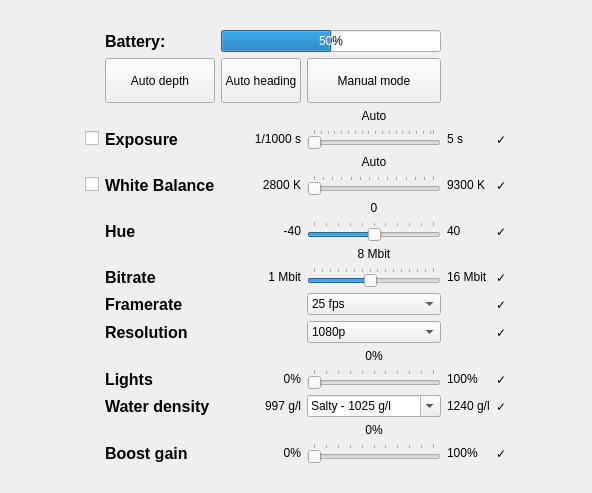
<?xml version="1.0" encoding="UTF-8"?>
<ui version="4.0">
 <class>Form</class>
 <widget class="QWidget" name="Form">
  <property name="geometry">
   <rect>
    <x>0</x>
    <y>0</y>
    <width>592</width>
    <height>493</height>
   </rect>
  </property>
  <property name="windowTitle">
   <string>Form</string>
  </property>
  <layout class="QGridLayout" name="gridLayout">
   <item row="12" column="4">
    <widget class="QLabel" name="bitrateSliderValueLabel">
     <property name="text">
      <string>8 Mbit</string>
     </property>
     <property name="alignment">
      <set>Qt::AlignCenter</set>
     </property>
    </widget>
   </item>
   <item row="9" column="2">
    <widget class="QLabel" name="label_2">
     <property name="font">
      <font>
       <pointsize>12</pointsize>
       <weight>75</weight>
       <bold>true</bold>
      </font>
     </property>
     <property name="text">
      <string>White Balance</string>
     </property>
    </widget>
   </item>
   <item row="15" column="2">
    <widget class="QLabel" name="label_25">
     <property name="font">
      <font>
       <pointsize>12</pointsize>
       <weight>75</weight>
       <bold>true</bold>
      </font>
     </property>
     <property name="text">
      <string>Resolution</string>
     </property>
    </widget>
   </item>
   <item row="14" column="4">
    <widget class="QComboBox" name="framerateComboBox">
     <property name="currentText">
      <string>25 fps</string>
     </property>
     <item>
      <property name="text">
       <string>25 fps</string>
      </property>
     </item>
     <item>
      <property name="text">
       <string>30 fps</string>
      </property>
     </item>
    </widget>
   </item>
   <item row="10" column="4">
    <widget class="QLabel" name="hueSliderValueLabel">
     <property name="text">
      <string>0</string>
     </property>
     <property name="alignment">
      <set>Qt::AlignCenter</set>
     </property>
    </widget>
   </item>
   <item row="19" column="3">
    <widget class="QLabel" name="label_23">
     <property name="text">
      <string>997 g/l</string>
     </property>
     <property name="alignment">
      <set>Qt::AlignRight|Qt::AlignTrailing|Qt::AlignVCenter</set>
     </property>
    </widget>
   </item>
   <item row="9" column="7">
    <spacer name="horizontalSpacer_2">
     <property name="orientation">
      <enum>Qt::Horizontal</enum>
     </property>
     <property name="sizeHint" stdset="0">
      <size>
       <width>40</width>
       <height>20</height>
      </size>
     </property>
    </spacer>
   </item>
   <item row="6" column="1">
    <widget class="QCheckBox" name="exposureEnableCheckBox">
     <property name="text">
      <string/>
     </property>
    </widget>
   </item>
   <item row="21" column="2">
    <widget class="QLabel" name="label_14">
     <property name="font">
      <font>
       <pointsize>12</pointsize>
       <weight>75</weight>
       <bold>true</bold>
      </font>
     </property>
     <property name="text">
      <string>Boost gain</string>
     </property>
    </widget>
   </item>
   <item row="21" column="5">
    <widget class="QLabel" name="label_16">
     <property name="text">
      <string>100%</string>
     </property>
    </widget>
   </item>
   <item row="6" column="2">
    <widget class="QLabel" name="label">
     <property name="font">
      <font>
       <pointsize>12</pointsize>
       <weight>75</weight>
       <italic>false</italic>
       <bold>true</bold>
       <strikeout>false</strikeout>
       <kerning>true</kerning>
      </font>
     </property>
     <property name="text">
      <string>Exposure</string>
     </property>
    </widget>
   </item>
   <item row="11" column="4">
    <widget class="QSlider" name="hueSlider">
     <property name="minimum">
      <number>-10</number>
     </property>
     <property name="maximum">
      <number>10</number>
     </property>
     <property name="pageStep">
      <number>1</number>
     </property>
     <property name="orientation">
      <enum>Qt::Horizontal</enum>
     </property>
     <property name="tickPosition">
      <enum>QSlider::TicksAbove</enum>
     </property>
     <property name="tickInterval">
      <number>2</number>
     </property>
    </widget>
   </item>
   <item row="11" column="5">
    <widget class="QLabel" name="label_11">
     <property name="text">
      <string>40</string>
     </property>
    </widget>
   </item>
   <item row="21" column="6">
    <widget class="QLabel" name="boostSliderRealValueLabel">
     <property name="styleSheet">
      <string notr="true"/>
     </property>
     <property name="text">
      <string>✓</string>
     </property>
    </widget>
   </item>
   <item row="13" column="4">
    <widget class="QSlider" name="bitrateSlider">
     <property name="minimum">
      <number>1</number>
     </property>
     <property name="maximum">
      <number>16</number>
     </property>
     <property name="value">
      <number>8</number>
     </property>
     <property name="orientation">
      <enum>Qt::Horizontal</enum>
     </property>
     <property name="tickPosition">
      <enum>QSlider::TicksAbove</enum>
     </property>
     <property name="tickInterval">
      <number>1</number>
     </property>
    </widget>
   </item>
   <item row="11" column="6">
    <widget class="QLabel" name="hueSliderRealValueLabel">
     <property name="text">
      <string>✓</string>
     </property>
    </widget>
   </item>
   <item row="9" column="5">
    <widget class="QLabel" name="label_10">
     <property name="text">
      <string>9300 K</string>
     </property>
    </widget>
   </item>
   <item row="6" column="5">
    <widget class="QLabel" name="label_9">
     <property name="text">
      <string>5 s</string>
     </property>
    </widget>
   </item>
   <item row="13" column="3">
    <widget class="QLabel" name="label_8">
     <property name="layoutDirection">
      <enum>Qt::LeftToRight</enum>
     </property>
     <property name="text">
      <string>1 Mbit</string>
     </property>
     <property name="alignment">
      <set>Qt::AlignRight|Qt::AlignTrailing|Qt::AlignVCenter</set>
     </property>
    </widget>
   </item>
   <item row="9" column="1">
    <widget class="QCheckBox" name="whiteBalanceEnableCheckBox">
     <property name="text">
      <string/>
     </property>
    </widget>
   </item>
   <item row="15" column="4">
    <widget class="QComboBox" name="resolutionComboBox">
     <property name="currentText">
      <string>1080p</string>
     </property>
     <item>
      <property name="text">
       <string>1080p</string>
      </property>
     </item>
     <item>
      <property name="text">
       <string>720p</string>
      </property>
     </item>
    </widget>
   </item>
   <item row="15" column="6">
    <widget class="QLabel" name="resolutionComboBoxRealValueLabel">
     <property name="text">
      <string>✓</string>
     </property>
    </widget>
   </item>
   <item row="18" column="3">
    <widget class="QLabel" name="label_18">
     <property name="text">
      <string>0%</string>
     </property>
     <property name="alignment">
      <set>Qt::AlignRight|Qt::AlignTrailing|Qt::AlignVCenter</set>
     </property>
    </widget>
   </item>
   <item row="17" column="4">
    <widget class="QLabel" name="lightsSliderValueLabel">
     <property name="styleSheet">
      <string notr="true"/>
     </property>
     <property name="text">
      <string>0%</string>
     </property>
     <property name="alignment">
      <set>Qt::AlignCenter</set>
     </property>
    </widget>
   </item>
   <item row="19" column="2">
    <widget class="QLabel" name="label_13">
     <property name="font">
      <font>
       <pointsize>12</pointsize>
       <weight>75</weight>
       <bold>true</bold>
      </font>
     </property>
     <property name="text">
      <string>Water density</string>
     </property>
    </widget>
   </item>
   <item row="19" column="4">
    <widget class="QComboBox" name="waterDensityComboBox">
     <property name="inputMethodHints">
      <set>Qt::ImhDigitsOnly|Qt::ImhFormattedNumbersOnly|Qt::ImhPreferNumbers</set>
     </property>
     <property name="editable">
      <bool>true</bool>
     </property>
     <property name="currentText">
      <string notr="true">Salty - 1025 g/l</string>
     </property>
     <property name="maxVisibleItems">
      <number>3</number>
     </property>
     <item>
      <property name="text">
       <string>Salty - 1025 g/l</string>
      </property>
     </item>
     <item>
      <property name="text">
       <string>Freshwater - 997g/l</string>
      </property>
     </item>
     <item>
      <property name="text">
       <string>Brackish - 1011 g/l</string>
      </property>
     </item>
    </widget>
   </item>
   <item row="9" column="0">
    <spacer name="horizontalSpacer">
     <property name="orientation">
      <enum>Qt::Horizontal</enum>
     </property>
     <property name="sizeHint" stdset="0">
      <size>
       <width>40</width>
       <height>20</height>
      </size>
     </property>
    </spacer>
   </item>
   <item row="22" column="4">
    <spacer name="verticalSpacer_2">
     <property name="orientation">
      <enum>Qt::Vertical</enum>
     </property>
     <property name="sizeHint" stdset="0">
      <size>
       <width>20</width>
       <height>40</height>
      </size>
     </property>
    </spacer>
   </item>
   <item row="18" column="2">
    <widget class="QLabel" name="label_17">
     <property name="font">
      <font>
       <pointsize>12</pointsize>
       <weight>75</weight>
       <bold>true</bold>
      </font>
     </property>
     <property name="text">
      <string>Lights</string>
     </property>
    </widget>
   </item>
   <item row="11" column="2">
    <widget class="QLabel" name="label_3">
     <property name="font">
      <font>
       <pointsize>12</pointsize>
       <weight>75</weight>
       <bold>true</bold>
      </font>
     </property>
     <property name="text">
      <string>Hue</string>
     </property>
    </widget>
   </item>
   <item row="13" column="6">
    <widget class="QLabel" name="bitrateSliderRealValueLabel">
     <property name="text">
      <string>✓</string>
     </property>
    </widget>
   </item>
   <item row="13" column="2">
    <widget class="QLabel" name="label_4">
     <property name="font">
      <font>
       <pointsize>12</pointsize>
       <weight>75</weight>
       <bold>true</bold>
      </font>
     </property>
     <property name="text">
      <string>Bitrate</string>
     </property>
    </widget>
   </item>
   <item row="4" column="3">
    <widget class="QPushButton" name="autoHeadingModeButton">
     <property name="sizePolicy">
      <sizepolicy hsizetype="Minimum" vsizetype="Minimum">
       <horstretch>0</horstretch>
       <verstretch>0</verstretch>
      </sizepolicy>
     </property>
     <property name="minimumSize">
      <size>
       <width>0</width>
       <height>45</height>
      </size>
     </property>
     <property name="styleSheet">
      <string notr="true"/>
     </property>
     <property name="text">
      <string>Auto heading</string>
     </property>
     <property name="icon">
      <iconset resource="icons.qrc">
       <normaloff>:/autoHeadingIcon/AutoHeading.png</normaloff>:/autoHeadingIcon/AutoHeading.png</iconset>
     </property>
     <property name="iconSize">
      <size>
       <width>45</width>
       <height>45</height>
      </size>
     </property>
     <property name="checkable">
      <bool>true</bool>
     </property>
    </widget>
   </item>
   <item row="6" column="3">
    <widget class="QLabel" name="label_5">
     <property name="layoutDirection">
      <enum>Qt::LeftToRight</enum>
     </property>
     <property name="text">
      <string>1/1000 s</string>
     </property>
     <property name="alignment">
      <set>Qt::AlignRight|Qt::AlignTrailing|Qt::AlignVCenter</set>
     </property>
    </widget>
   </item>
   <item row="19" column="5">
    <widget class="QLabel" name="label_24">
     <property name="text">
      <string>1240 g/l</string>
     </property>
    </widget>
   </item>
   <item row="9" column="3">
    <widget class="QLabel" name="label_6">
     <property name="layoutDirection">
      <enum>Qt::LeftToRight</enum>
     </property>
     <property name="text">
      <string>2800 K</string>
     </property>
     <property name="alignment">
      <set>Qt::AlignRight|Qt::AlignTrailing|Qt::AlignVCenter</set>
     </property>
    </widget>
   </item>
   <item row="1" column="2">
    <widget class="QLabel" name="label_20">
     <property name="font">
      <font>
       <pointsize>12</pointsize>
       <weight>75</weight>
       <bold>true</bold>
      </font>
     </property>
     <property name="text">
      <string>Battery:</string>
     </property>
    </widget>
   </item>
   <item row="21" column="4">
    <widget class="QSlider" name="boostSlider">
     <property name="mouseTracking">
      <bool>false</bool>
     </property>
     <property name="maximum">
      <number>10</number>
     </property>
     <property name="singleStep">
      <number>1</number>
     </property>
     <property name="pageStep">
      <number>1</number>
     </property>
     <property name="value">
      <number>0</number>
     </property>
     <property name="orientation">
      <enum>Qt::Horizontal</enum>
     </property>
     <property name="tickPosition">
      <enum>QSlider::TicksAbove</enum>
     </property>
    </widget>
   </item>
   <item row="14" column="2">
    <widget class="QLabel" name="label_21">
     <property name="font">
      <font>
       <pointsize>12</pointsize>
       <weight>75</weight>
       <bold>true</bold>
      </font>
     </property>
     <property name="text">
      <string>Framerate</string>
     </property>
    </widget>
   </item>
   <item row="19" column="6">
    <widget class="QLabel" name="waterDensityDropMenuRealValueLabel">
     <property name="text">
      <string>✓</string>
     </property>
    </widget>
   </item>
   <item row="9" column="6">
    <widget class="QLabel" name="whiteBalanceSliderRealValueLabel">
     <property name="text">
      <string>✓</string>
     </property>
    </widget>
   </item>
   <item row="11" column="3">
    <widget class="QLabel" name="label_7">
     <property name="layoutDirection">
      <enum>Qt::LeftToRight</enum>
     </property>
     <property name="text">
      <string>-40</string>
     </property>
     <property name="alignment">
      <set>Qt::AlignRight|Qt::AlignTrailing|Qt::AlignVCenter</set>
     </property>
    </widget>
   </item>
   <item row="7" column="4">
    <widget class="QLabel" name="whiteBalanceSliderValueLabel">
     <property name="text">
      <string>Auto</string>
     </property>
     <property name="alignment">
      <set>Qt::AlignCenter</set>
     </property>
    </widget>
   </item>
   <item row="20" column="4">
    <widget class="QLabel" name="boostSliderValueLabel">
     <property name="styleSheet">
      <string notr="true"/>
     </property>
     <property name="text">
      <string>0%</string>
     </property>
     <property name="alignment">
      <set>Qt::AlignCenter</set>
     </property>
    </widget>
   </item>
   <item row="14" column="6">
    <widget class="QLabel" name="framerateComboBoxRealValueLabel">
     <property name="text">
      <string>✓</string>
     </property>
    </widget>
   </item>
   <item row="6" column="4">
    <widget class="QSlider" name="exposureSlider">
     <property name="enabled">
      <bool>false</bool>
     </property>
     <property name="minimum">
      <number>1</number>
     </property>
     <property name="maximum">
      <number>36</number>
     </property>
     <property name="singleStep">
      <number>1</number>
     </property>
     <property name="pageStep">
      <number>1</number>
     </property>
     <property name="value">
      <number>1</number>
     </property>
     <property name="sliderPosition">
      <number>1</number>
     </property>
     <property name="orientation">
      <enum>Qt::Horizontal</enum>
     </property>
     <property name="invertedAppearance">
      <bool>false</bool>
     </property>
     <property name="tickPosition">
      <enum>QSlider::TicksAbove</enum>
     </property>
     <property name="tickInterval">
      <number>2</number>
     </property>
    </widget>
   </item>
   <item row="4" column="4">
    <widget class="QPushButton" name="manualAutoPushButton">
     <property name="sizePolicy">
      <sizepolicy hsizetype="Minimum" vsizetype="Minimum">
       <horstretch>0</horstretch>
       <verstretch>0</verstretch>
      </sizepolicy>
     </property>
     <property name="minimumSize">
      <size>
       <width>0</width>
       <height>45</height>
      </size>
     </property>
     <property name="autoFillBackground">
      <bool>false</bool>
     </property>
     <property name="text">
      <string>Manual mode</string>
     </property>
     <property name="icon">
      <iconset resource="icons.qrc">
       <normaloff>:/manualModeIcon/ManualMode.png</normaloff>:/manualModeIcon/ManualMode.png</iconset>
     </property>
     <property name="iconSize">
      <size>
       <width>50</width>
       <height>50</height>
      </size>
     </property>
     <property name="checkable">
      <bool>true</bool>
     </property>
    </widget>
   </item>
   <item row="0" column="3">
    <spacer name="verticalSpacer">
     <property name="orientation">
      <enum>Qt::Vertical</enum>
     </property>
     <property name="sizeHint" stdset="0">
      <size>
       <width>20</width>
       <height>40</height>
      </size>
     </property>
    </spacer>
   </item>
   <item row="18" column="5">
    <widget class="QLabel" name="label_19">
     <property name="text">
      <string>100%</string>
     </property>
    </widget>
   </item>
   <item row="18" column="4">
    <widget class="QSlider" name="lightsSlider">
     <property name="maximum">
      <number>10</number>
     </property>
     <property name="pageStep">
      <number>1</number>
     </property>
     <property name="orientation">
      <enum>Qt::Horizontal</enum>
     </property>
     <property name="tickPosition">
      <enum>QSlider::TicksAbove</enum>
     </property>
     <property name="tickInterval">
      <number>0</number>
     </property>
    </widget>
   </item>
   <item row="5" column="4">
    <widget class="QLabel" name="exposureSliderValueLabel">
     <property name="text">
      <string>Auto</string>
     </property>
     <property name="scaledContents">
      <bool>false</bool>
     </property>
     <property name="alignment">
      <set>Qt::AlignCenter</set>
     </property>
    </widget>
   </item>
   <item row="9" column="4">
    <widget class="QSlider" name="whiteBalanceSlider">
     <property name="enabled">
      <bool>false</bool>
     </property>
     <property name="minimum">
      <number>0</number>
     </property>
     <property name="maximum">
      <number>13</number>
     </property>
     <property name="singleStep">
      <number>1</number>
     </property>
     <property name="pageStep">
      <number>1</number>
     </property>
     <property name="value">
      <number>0</number>
     </property>
     <property name="orientation">
      <enum>Qt::Horizontal</enum>
     </property>
     <property name="tickPosition">
      <enum>QSlider::TicksAbove</enum>
     </property>
     <property name="tickInterval">
      <number>0</number>
     </property>
    </widget>
   </item>
   <item row="13" column="5">
    <widget class="QLabel" name="label_12">
     <property name="text">
      <string>16 Mbit</string>
     </property>
    </widget>
   </item>
   <item row="21" column="3">
    <widget class="QLabel" name="label_15">
     <property name="text">
      <string>0%</string>
     </property>
     <property name="alignment">
      <set>Qt::AlignRight|Qt::AlignTrailing|Qt::AlignVCenter</set>
     </property>
    </widget>
   </item>
   <item row="6" column="6">
    <widget class="QLabel" name="exposureSliderRealValueLabel">
     <property name="text">
      <string>✓</string>
     </property>
    </widget>
   </item>
   <item row="18" column="6">
    <widget class="QLabel" name="lightsSliderRealValueLabel">
     <property name="text">
      <string>✓</string>
     </property>
    </widget>
   </item>
   <item row="1" column="3" colspan="2">
    <widget class="QProgressBar" name="batteryPercentageBar">
     <property name="value">
      <number>50</number>
     </property>
    </widget>
   </item>
   <item row="4" column="2">
    <widget class="QPushButton" name="autoDepthModeButton">
     <property name="sizePolicy">
      <sizepolicy hsizetype="Minimum" vsizetype="Minimum">
       <horstretch>0</horstretch>
       <verstretch>0</verstretch>
      </sizepolicy>
     </property>
     <property name="minimumSize">
      <size>
       <width>0</width>
       <height>45</height>
      </size>
     </property>
     <property name="styleSheet">
      <string notr="true"/>
     </property>
     <property name="text">
      <string>Auto depth</string>
     </property>
     <property name="icon">
      <iconset resource="icons.qrc">
       <normaloff>:/AutoDepthIcon/AutoDepth.png</normaloff>:/AutoDepthIcon/AutoDepth.png</iconset>
     </property>
     <property name="iconSize">
      <size>
       <width>40</width>
       <height>40</height>
      </size>
     </property>
     <property name="checkable">
      <bool>true</bool>
     </property>
     <property name="flat">
      <bool>false</bool>
     </property>
    </widget>
   </item>
  </layout>
 </widget>
 <resources>
  <include location="icons.qrc"/>
 </resources>
 <connections/>
</ui>
